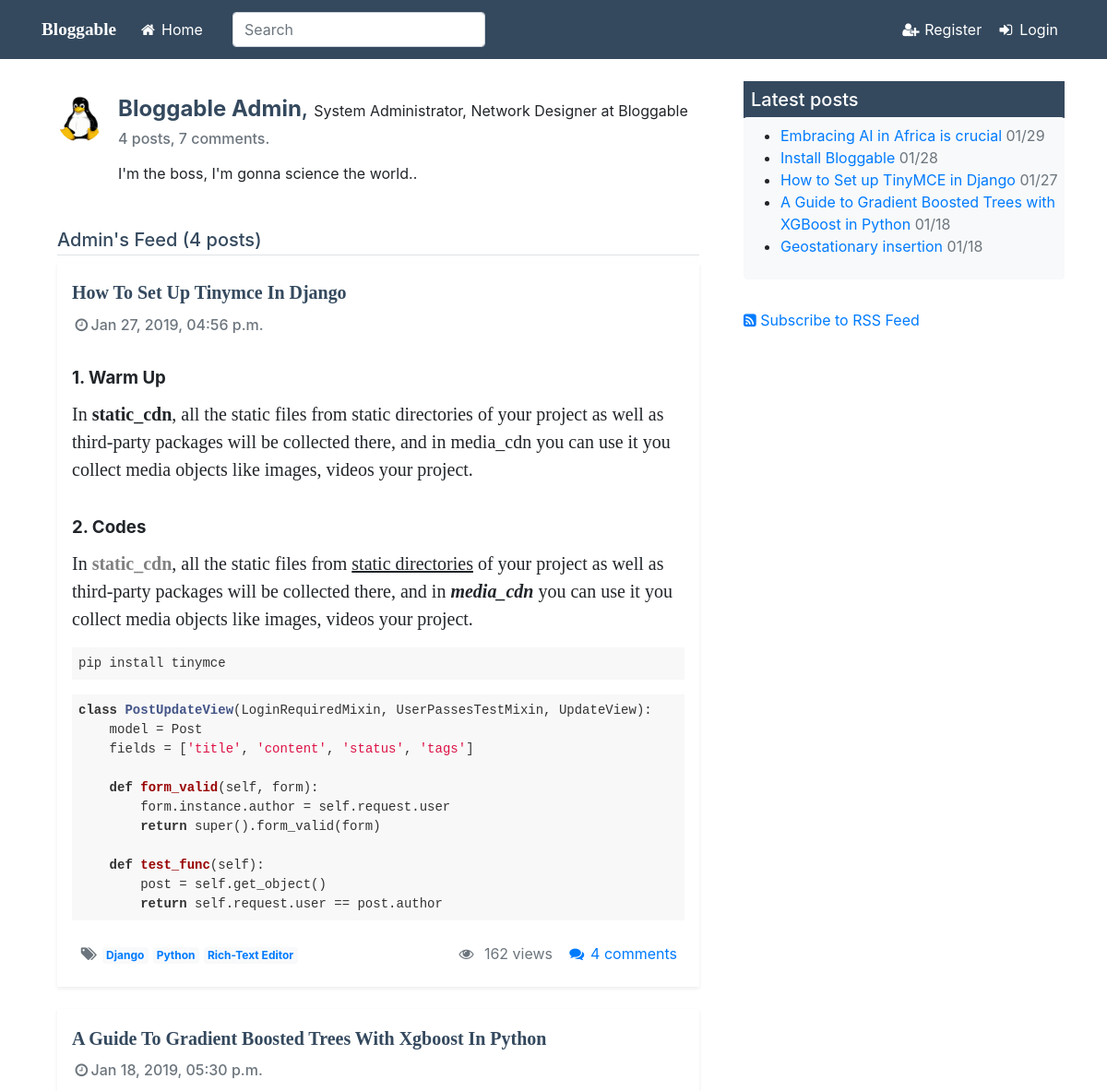
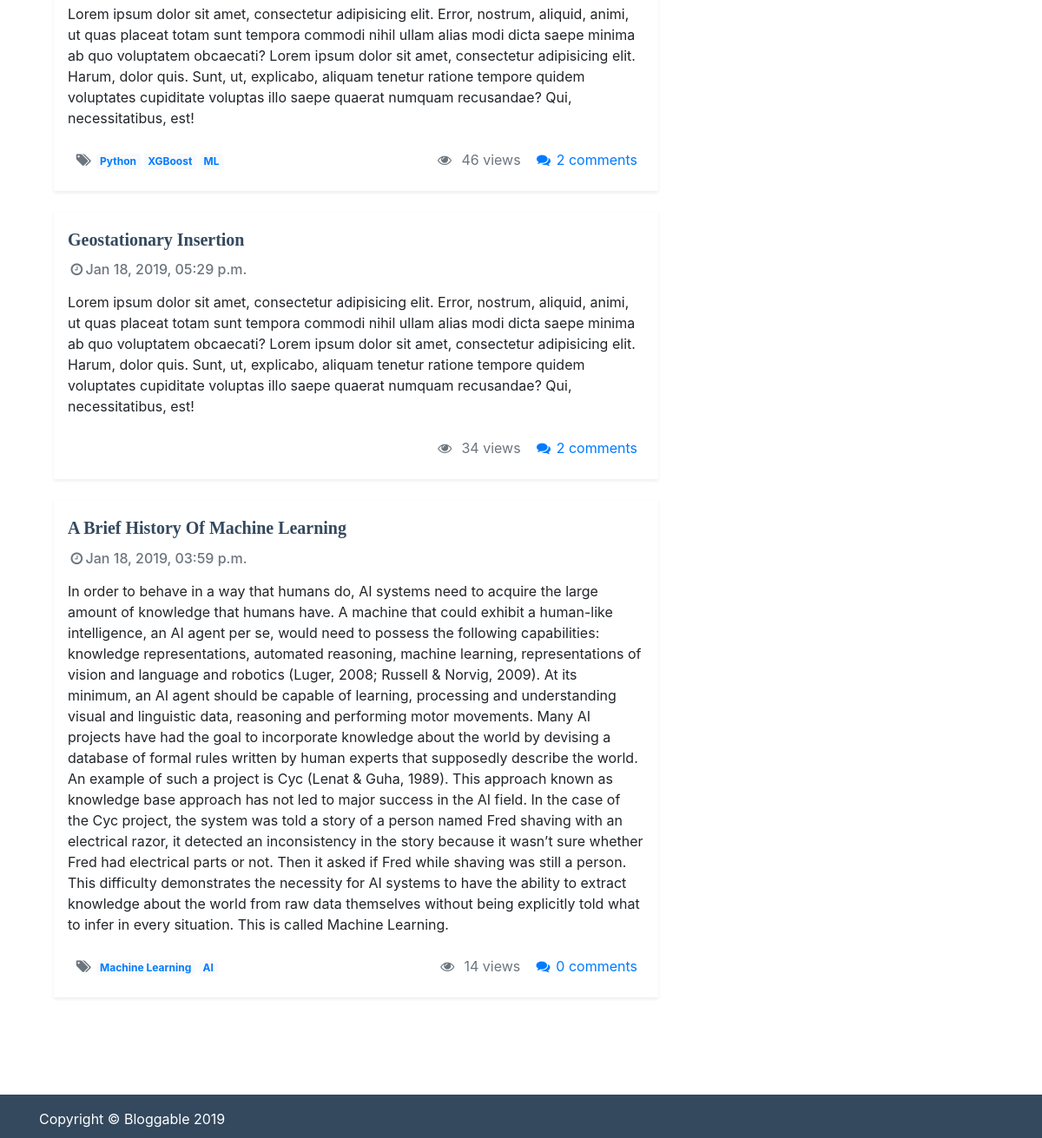
Page /user-posts/Admin/ on the committed database (2 pictures, top to bottom).
### users/models.py (models this page shows, shortened)
class Profile(models.Model):
    user = models.OneToOneField(User, on_delete=models.CASCADE)
    image = models.ImageField(default='default.png', upload_to='profile_pics')
    position = models.CharField(max_length=300, default="Blogger at Bloggable")
    bio = models.TextField(blank=True)
    objects=models.Manager

### blog/models.py (models this page shows, shortened)
class Post(models.Model):
    STATUS_CHOICES = (
        ('draft','Draft'),
        ('published', 'Published')
    )
    title = models.CharField(max_length=250)
    slug = models.SlugField(max_length=250, unique_for_date='publish')
    content = HTMLField('content')
    author = models.ForeignKey(User, related_name='blog_posts', on_delete=models.CASCADE)
    created = models.DateTimeField(auto_now_add=True)
    publish = models.DateTimeField(default=timezone.now)
    updated = models.DateTimeField(auto_now=True)
    status = models.CharField(max_length=10, choices=STATUS_CHOICES, default='published')
    view_count = models.PositiveIntegerField(default=0)
    tags = TaggableManager(blank=True)
    objects = models.Manager()
    published = PublishedManager()
    class Meta:
        ordering = ('-publish',)
    def get_absolute_url(self):
        return reverse('post-detail', kwargs={'year':self.publish.year,
                                              'month':self.publish.strftime('%m'),
                                              'day':self.publish.strftime('%d'),
                                              'slug':self.slug})

### blog/views.py (the view)
# urls.py: path('user-posts/<str:username>/', UserPostListView.as_view(), name='user-posts'),
class UserPostListView(ListView):
    model = Post
    template_name = 'blog/user_posts.html'
    context_object_name = 'posts'
    paginate_by = 5
    def get_queryset(self):
        qs = super(UserPostListView, self).get_queryset()
        self.user = get_object_or_404(User,username=self.kwargs.get('username'))
        return qs.filter(author=self.user).order_by('-publish')
    def get_context_data(self, **kwargs):
        context = super().get_context_data(**kwargs)
        context['author'] = self.user
        return context

### blog/models.py (called while the page is built)
    def get_queryset(self):
        return super(PublishedManager,self).get_queryset().filter(status='published')

### blog/templatetags/blog_tags.py (called while the page is built)
@register.inclusion_tag('blog/latest_posts.html')
def display_latest_posts(count=5):
    latest_posts = Post.published.order_by('-publish')[:count]
    return {'latest_posts':latest_posts}

### blog/templates/blog/user_posts.html (shortened to what this page needs)
{% extends "blog/base.html" %}
{% load static %}
{% block content %}
<div class="mb-2 p-3">
    <div class="media mb-4 pb-2">
        <img class="d-flex mr-3 rounded-circle" src="{{ author.profile.image.url }}" width="50" height="50" alt="" />
        <div class="media-body">
            <h4 class="d-inline mt-0 profile-name">
                <strong>{{ author.first_name }} {{ author.last_name }}</strong>,
            </h4>
            <span>{{ author.profile.position }}</span>
            <h6 class="mt-2 text-secondary">
                <span>{{ page_obj.paginator.count }} posts</span>,
                <span>{{ author.blog_comments.count }} comments</span>.
            </h6>
            <p class="mt-3">{{ author.profile.bio }}.</p>
        </div>
    </div>
    <h5 class="border-bottom media mb-2 pb-1 profile-name">
        {{ view.kwargs.username }}'s Feed ({{ page_obj.paginator.count }} posts)
    </h5>
    {% for post in posts %}
    <div class="media shadow-sm p-3 mb-4 bg-white">
        <div class="media-body">
            <h5 class="blog-post-title media-heading">
                <strong>
                    <a class="blog-post-title" href="{{ post.get_absolute_url }}">
                        {{ post.title|title }}
                    </a>
                </strong>
            </h5>
            <h6 class="text-secondary">
                <span>
                    <i class="fa fa-clock-o fa-fw" aria-hidden="true"></i>{{ post.publish|date:"M d, Y, h:i a" }}
                </span>
            </h6>
            <p class="blog-post-content">{{ post.content|safe }}</p>
            <div class="text-secondary d-flex bd-highlight">
                <div class="mr-auto p-2 bd-highlight">
                    {% if post.tags.all %}
                    <span>
                        <i class="fa fa-tags fa-fw" aria-hidden="true"></i>
                    </span>
                    {% for tag in post.tags.all %}
                    <span class="badge badge-light pl-1">
                        <a href="{% url 'posts-list-by-tag' tag.slug %}">{{ tag }}</a>
                    </span>
                    {% endfor %}
                    {% endif %}
                </div>
                <div class="p-2 bd-highlight">
                    <i class="fa fa-eye fa-fw" aria-hidden="true"></i>&nbsp;
                    {{ post.view_count }} views</div>
                <div class="p-2 bd-highlight">
                        <a href="{% url 'post-detail' post.id%}#comment-list">
                            <i class="fa fa-comments fa-fw" aria-hidden="true"></i>
                            {{ post.comment_set.all.count }} comments</a>
                    </div>
            </div>
        </div>
    </div>
    {% empty %}
    <p>No posts.</p>
    {% endfor %}
</div>
{% endblock content%}

### blog/templates/blog/latest_posts.html
<ul>
    {% for post in latest_posts %}
    <li>
        <a href="{{ post.get_absolute_url }}">{{ post.title }}</a>
        <span class="text-muted">{{ post.publish|date:"m/d" }}</span>
    </li>
    {% endfor %}
</ul>

### blog/static/blog/css/sticky-footer.css (style rules this page uses)
html { position: relative; min-height: 100%; }
body { margin-bottom: 50px; }

### blog/static/blog/highlight/styles/github.css (style rules this page uses)
.hljs { display: block; overflow-x: auto; padding: 0.5em; color: #333; background: #f8f8f8; }

### blog/static/blog/css/custom.css (style rules this page uses)
body { text-rendering: optimizeLegibility }
a.blog-post-title, .blog-post-title, .profile-name { color: #34495e; }
.blog-post-content, .blog-post-title { line-height: 1.68; letter-spacing: -.001em; font-family: 'q_serif',Georgia,Times,"Times New Roman", "Hiragino Kaku Gothic Pro","Meiryo",serif; }

### rows in the picture
Post: title "How To Set Up Tinymce In Django", publish "Jan 27, 2019, 04:56 p.m.", content "1. Warm Up In static_cdn , all the static files from static directories of your project as well as third-party packages will be collected there, and in media_cdn you can use it you collect media objects like images, videos your project. 2. Codes In static_cdn , all the static files from static directories of your project as well as third-party packages will be collected there, and in media_cdn you can use it you collect media objects like images, videos your project. pip install tinymce class PostUpdateView (LoginRequiredMixin, UserPassesTestMixin, UpdateView) : model = Post fields = [ 'title' , 'content' , 'status' , 'tags' ] def form_valid (self, form) : form.instance.author =…", view_count "162", comment_set.all.count "4", title "How to Set up TinyMCE in Django", publish "01/27"
Tag: name "Django"
Tag: name "Python"
Tag: name "Rich-Text Editor"
Post: title "A Guide To Gradient Boosted Trees With Xgboost In Python", publish "Jan 18, 2019, 05:30 p.m.", content "Lorem ipsum dolor sit amet, consectetur adipisicing elit. Error, nostrum, aliquid, animi, ut quas placeat totam sunt tempora commodi nihil ullam alias modi dicta saepe minima ab quo voluptatem obcaecati? Lorem ipsum dolor sit amet, consectetur adipisicing elit. Harum, dolor quis. Sunt, ut, explicabo, aliquam tenetur ratione tempore quidem voluptates cupiditate voluptas illo saepe quaerat numquam recusandae? Qui, necessitatibus, est!", view_count "46", comment_set.all.count "2", title "A Guide to Gradient Boosted Trees with XGBoost in Python", publish "01/18"
Tag: name "XGBoost"
Tag: name "ML"
Post: title "Geostationary Insertion", publish "Jan 18, 2019, 05:29 p.m.", content "Lorem ipsum dolor sit amet, consectetur adipisicing elit. Error, nostrum, aliquid, animi, ut quas placeat totam sunt tempora commodi nihil ullam alias modi dicta saepe minima ab quo voluptatem obcaecati? Lorem ipsum dolor sit amet, consectetur adipisicing elit. Harum, dolor quis. Sunt, ut, explicabo, aliquam tenetur ratione tempore quidem voluptates cupiditate voluptas illo saepe quaerat numquam recusandae? Qui, necessitatibus, est!", view_count "34", comment_set.all.count "2", title "Geostationary insertion", publish "01/18"
Post: title "A Brief History Of Machine Learning", publish "Jan 18, 2019, 03:59 p.m.", content "In order to behave in a way that humans do, AI systems need to acquire the large amount of knowledge that humans have. A machine that could exhibit a human-like intelligence, an AI agent per se, would need to possess the following capabilities: knowledge representations, automated reasoning, machine learning, representations of vision and language and robotics (Luger, 2008; Russell & Norvig, 2009). At its minimum, an AI agent should be capable of learning, processing and understanding visual and linguistic data, reasoning and performing motor movements. Many AI projects have had the goal to incorporate knowledge about the world by devising a database of formal rules written by human experts…", view_count "14", comment_set.all.count "0"
Tag: name "Machine Learning"
Tag: name "AI"
Post: title "Embracing AI in Africa is crucial", publish "01/29"
Post: title "Install Bloggable", publish "01/28"

### other values in the picture
{{ author.first_name }} "Bloggable"
{{ author.last_name }} "Admin"
{{ author.profile.position }} "System Administrator, Network Designer at Bloggable"
{{ page_obj.paginator.count }} "4"
{{ author.blog_comments.count }} "7"
{{ author.profile.bio }} "I'm the boss, I'm gonna science the world."
{{ view.kwargs.username }} "Admin"
